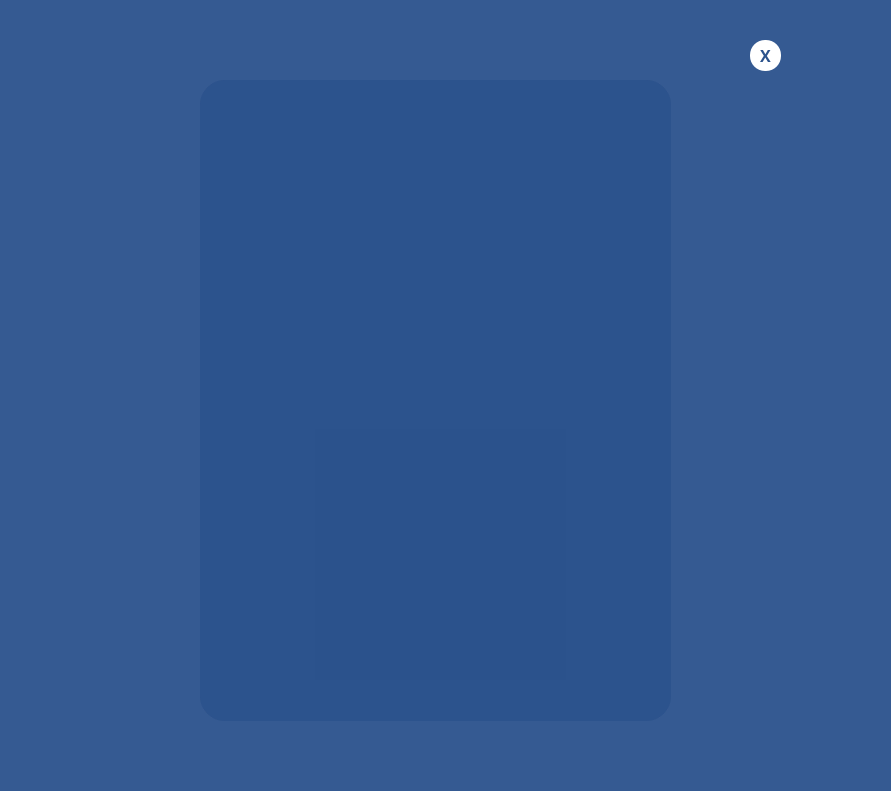
      <widget class="QFrame" name="frameFS">
       <property name="geometry">
        <rect>
         <x>-1</x>
         <y>-1</y>
         <width>891</width>
         <height>791</height>
        </rect>
       </property>
       <property name="styleSheet">
        <string notr="true">background: rgba(43, 82, 140, 0.55);
border: 0px;</string>
       </property>
       <property name="frameShape">
        <enum>QFrame::StyledPanel</enum>
       </property>
       <property name="frameShadow">
        <enum>QFrame::Raised</enum>
       </property>
       <widget class="QLabel" name="showLargeTestsFS">
        <property name="geometry">
         <rect>
          <x>200</x>
          <y>80</y>
          <width>471</width>
          <height>641</height>
         </rect>
        </property>
        <property name="styleSheet">
         <string notr="true">QLabel{
border-radius: 25;}</string>
        </property>
        <property name="text">
         <string/>
        </property>
        <property name="scaledContents">
         <bool>true</bool>
        </property>
       </widget>
       <widget class="QFrame" name="frameFS2">
        <property name="geometry">
         <rect>
          <x>0</x>
          <y>0</y>
          <width>891</width>
          <height>791</height>
         </rect>
        </property>
        <property name="styleSheet">
         <string notr="true">background: rgba(43, 82, 140, 0.77);
border: 0px;</string>
        </property>
        <property name="frameShape">
         <enum>QFrame::StyledPanel</enum>
        </property>
        <property name="frameShadow">
         <enum>QFrame::Raised</enum>
        </property>
        <widget class="QPushButton" name="pbCloseImageFS">
         <property name="geometry">
          <rect>
           <x>750</x>
           <y>40</y>
           <width>31</width>
           <height>31</height>
          </rect>
         </property>
         <property name="font">
          <font>
           <family>Arial Rounded MT Bold</family>
           <pointsize>-1</pointsize>
           <weight>62</weight>
           <bold>true</bold>
          </font>
         </property>
         <property name="styleSheet">
          <string notr="true">QPushButton{
color: #2B528C;
font-weight: 500;
border-radius: 15px;
background:  white;
font-size: 16px; 
}
QPushButton:hover
{
background:  rgba(248, 251, 255, 0.77);
}</string>
         </property>
         <property name="text">
          <string>X</string>
         </property>
        </widget>
       </widget>
       <widget class="QLabel" name="showLargeCertificateFS">
        <property name="geometry">
         <rect>
          <x>200</x>
          <y>80</y>
          <width>471</width>
          <height>641</height>
         </rect>
        </property>
        <property name="styleSheet">
         <string notr="true">QLabel{
border-radius: 25;}</string>
        </property>
        <property name="text">
         <string/>
        </property>
        <property name="scaledContents">
         <bool>true</bool>
        </property>
       </widget>
       <widget class="QLabel" name="showLargeQRCodeImageFS">
        <property name="geometry">
         <rect>
          <x>200</x>
          <y>80</y>
          <width>471</width>
          <height>641</height>
         </rect>
        </property>
        <property name="styleSheet">
         <string notr="true">QLabel{
border-radius: 25;}</string>
        </property>
        <property name="text">
         <string/>
        </property>
        <property name="scaledContents">
         <bool>true</bool>
        </property>
       </widget>
       <widget class="QLabel" name="showLargeQRFS">
        <property name="geometry">
         <rect>
          <x>315</x>
          <y>429</y>
          <width>251</width>
          <height>251</height>
         </rect>
        </property>
        <property name="text">
         <string/>
        </property>
       </widget>
       <zorder>frameFS2</zorder>
       <zorder>showLargeCertificateFS</zorder>
       <zorder>showLargeQRCodeImageFS</zorder>
       <zorder>showLargeQRFS</zorder>
       <zorder>showLargeTestsFS</zorder>
      </widget>
